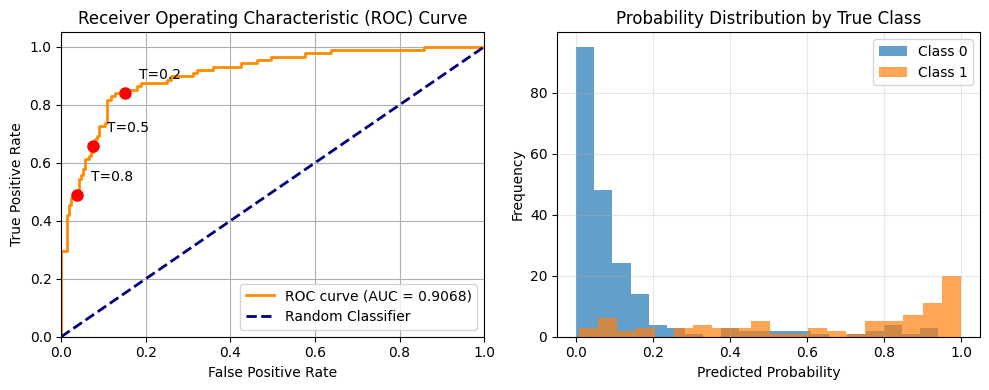

Here is the Python script that generated this plot:
import numpy as np
import matplotlib.pyplot as plt
from sklearn.datasets import make_classification
from sklearn.model_selection import train_test_split
from sklearn.linear_model import LogisticRegression
from sklearn.metrics import roc_curve, auc, roc_auc_score
from sklearn.metrics import precision_recall_curve, confusion_matrix, classification_report

# Generate sample data
X, y = make_classification(n_samples=1000, n_features=20, n_classes=2, 
                          random_state=42, weights=[0.7, 0.3])
X_train, X_test, y_train, y_test = train_test_split(X, y, test_size=0.3, 
                                                    random_state=42)

# Train a model
model = LogisticRegression()
model.fit(X_train, y_train)

# Get predicted probabilities
y_pred_proba = model.predict_proba(X_test)[:, 1]

# Calculate ROC curve and AUC
fpr, tpr, thresholds = roc_curve(y_test, y_pred_proba)
roc_auc = auc(fpr, tpr)

print(f"ROC AUC Score: {roc_auc:.4f}")

# Plot ROC curve
plt.figure(figsize=(10, 4))

plt.subplot(1, 2, 1)
plt.plot(fpr, tpr, color='darkorange', lw=2, label=f'ROC curve (AUC = {roc_auc:.4f})')
plt.plot([0, 1], [0, 1], color='navy', lw=2, linestyle='--', label='Random Classifier')
plt.xlim([0.0, 1.0])
plt.ylim([0.0, 1.05])
plt.xlabel('False Positive Rate')
plt.ylabel('True Positive Rate')
plt.title('Receiver Operating Characteristic (ROC) Curve')
plt.legend(loc="lower right")
plt.grid(True)

# Show some threshold points
threshold_points = [0.2, 0.5, 0.8]
for threshold in threshold_points:
    idx = np.argmin(np.abs(thresholds - threshold))
    plt.plot(fpr[idx], tpr[idx], 'ro', markersize=8)
    plt.annotate(f'T={threshold:.1f}', (fpr[idx], tpr[idx]), 
                xytext=(10, 10), textcoords='offset points')

plt.subplot(1, 2, 2)
# Show threshold distribution
plt.hist(y_pred_proba[y_test == 0], alpha=0.7, label='Class 0', bins=20)
plt.hist(y_pred_proba[y_test == 1], alpha=0.7, label='Class 1', bins=20)
plt.xlabel('Predicted Probability')
plt.ylabel('Frequency')
plt.title('Probability Distribution by True Class')
plt.legend()
plt.grid(True, alpha=0.3)

plt.tight_layout()
plt.show()

# Interpretation
print(f"\nROC AUC Interpretation:")
print(f"• AUC = {roc_auc:.4f}: The model has a {roc_auc*100:.1f}% chance of ranking")
print("  a random positive instance higher than a random negative instance")
print("• Closer to 1.0 = Better model")
print("• 0.5 = Random guessing")
print("• < 0.5 = Worse than random")

"""
ROC AUC Score: 0.9068


ROC AUC Interpretation:
• AUC = 0.9068: The model has a 90.7% chance of ranking
  a random positive instance higher than a random negative instance
• Closer to 1.0 = Better model
• 0.5 = Random guessing
• < 0.5 = Worse than random
"""
